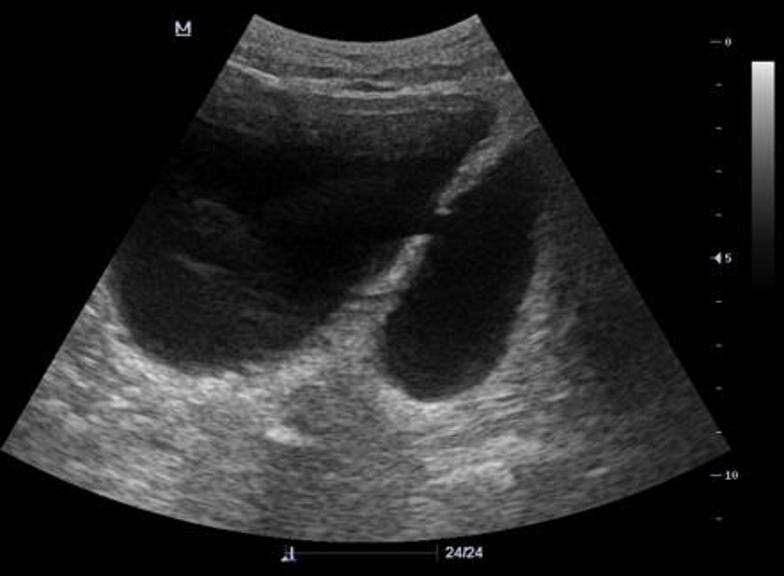
%> input picture New folder/1.jpg, 784 x 576 px
$ octave kidney_main.m   (GNU Octave 9; MATLAB toolbox functions it lacks are replaced by stand-ins)
%> lines starting %> are read from the running program, lines starting %| are printed output that depends on the picture; in (x1, y1, x2, y2) boxes, pixels count from 0 and x2, y2 are one past the last pixel; in counts of white or black regions, pixels touching at a corner belong together; the program's own positions count from 1
%Clear the command window
clc
%clear the variables used in the previous execution
clear all
%close all the open windows
close all
%turn off if any warnings
warning off
% acces the input image from the location
[filename,pathname]=uigetfile('*.*','Pick a MATLAB code file');
%> the answer given: New folder/1.jpg
filename=strcat(pathname,filename);
%read the scanned image
a=imread(filename);
%> a is the input picture: size 576x784x3 uint8; mean R, G, B 38.1, 38.1, 38.2
%a=imread('kidney2.jpg');
%Display the the input image
imshow(a);
title('Input scanned kidney image');
%convert the RGB image into gray for arithmatic operations
b=rgb2gray(a);
figure;
imshow(b);
title('RGB to Gray converted Image');
%pixel information to be showed on the figure window
impixelinfo;
c=b>20;
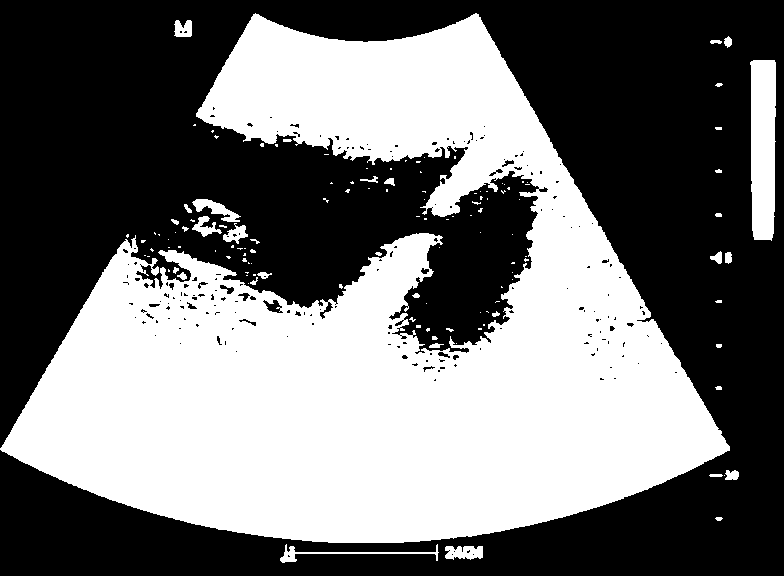
%> c: size 576x784 logical; 45.2% white; 129 white regions (92 under 20 px), largest, box (x1, y1, x2, y2) and area: (0, 13, 730, 543) 195931, (750, 60, 776, 241) 4278, (280, 544, 439, 563) 498
figure;
imshow(c);
title('Adjust the contrast of an image');
%performs a flood-fill operation on background pixels of the input binary image
d=imfill(c,'holes');
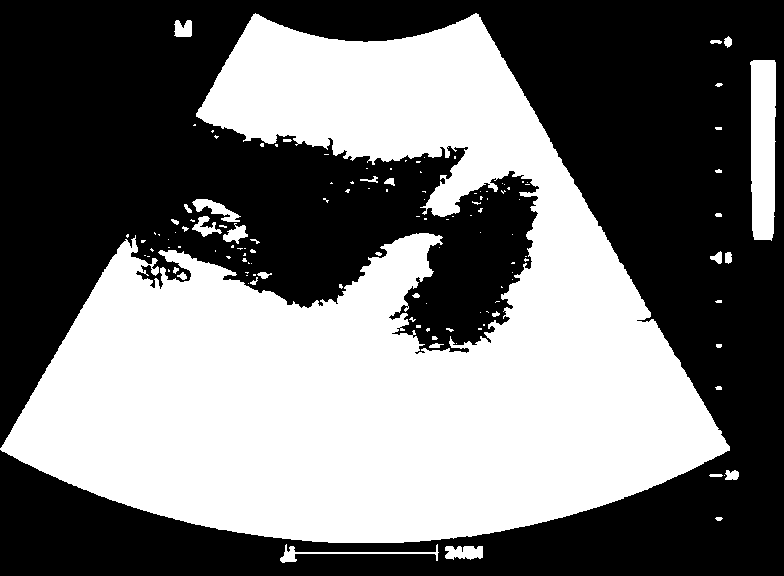
%> d: size 576x784 logical; 45.6% white; 129 white regions (92 under 20 px), largest, box (x1, y1, x2, y2) and area: (0, 13, 730, 543) 197585, (750, 60, 776, 241) 4278, (280, 544, 439, 563) 501
figure;
imshow(d);
title('flood-fill operation on background pixels');
%Remove small objects from binary image
e=bwareaopen(d,1000);
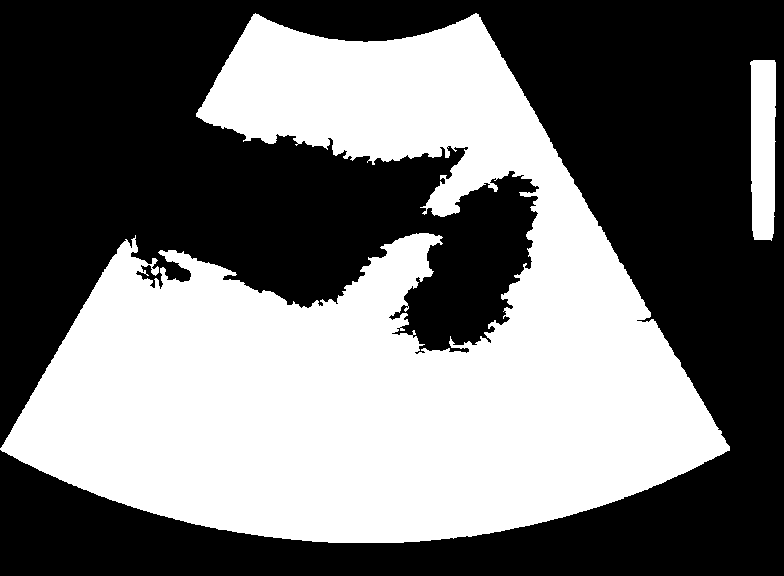
%> e: size 576x784 logical; 44.7% white; 2 white regions, box (x1, y1, x2, y2) and area: (0, 13, 730, 543) 197585, (750, 60, 776, 241) 4278
figure;
imshow(e);
title('Remove small objects from binary image');
%Preprocessing operation, Repeat copies of array
PreprocessedImage=uint8(double(a).*repmat(e,[1 1 3]));
figure;
imshow(PreprocessedImage);
%Adjust image intensity values or colormap
PreprocessedImage=imadjust(PreprocessedImage, [0.3 0.7], [])+50;
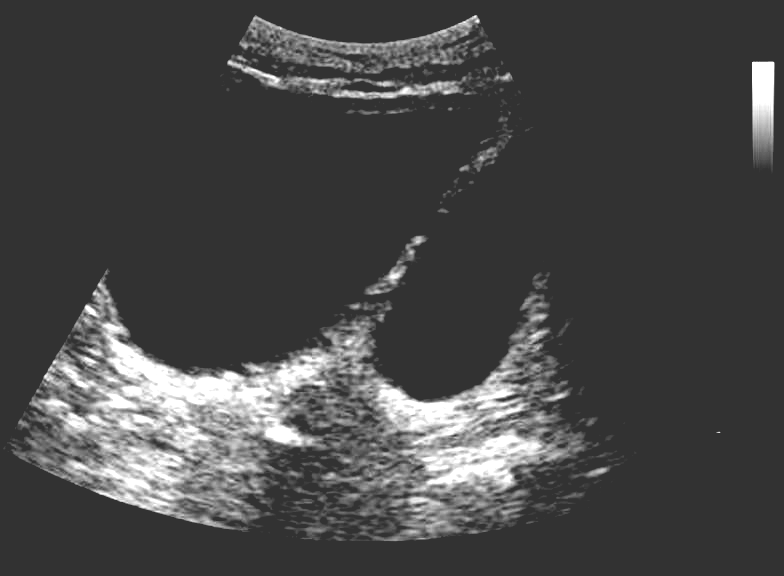
%> PreprocessedImage: size 576x784x3 uint8; mean R, G, B 71.7, 71.7, 71.7
figure;
imshow(PreprocessedImage);
u0=rgb2gray(PreprocessedImage);
figure;
imshow(u0);
m0=medfilt2(u0,[9 9]);
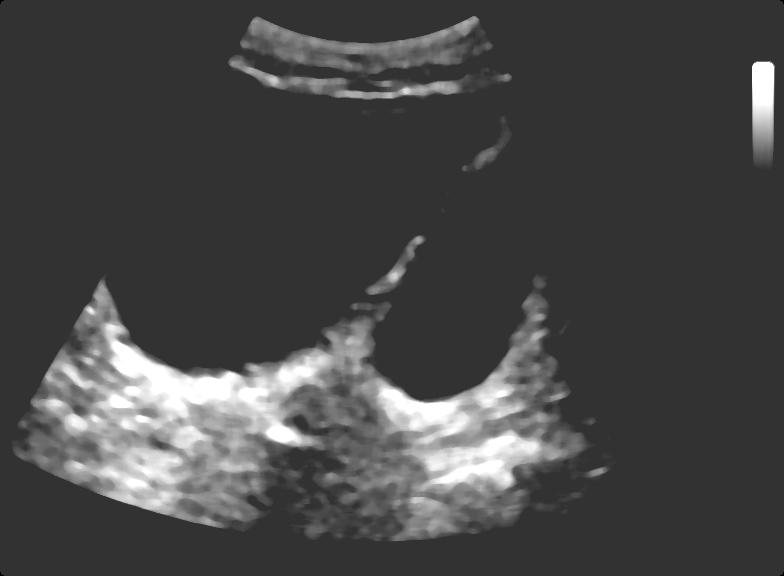
%> m0: size 576x784 uint8; min 0, max 255, mean 71.1
figure;
imshow(m0);
p0=m0>250;
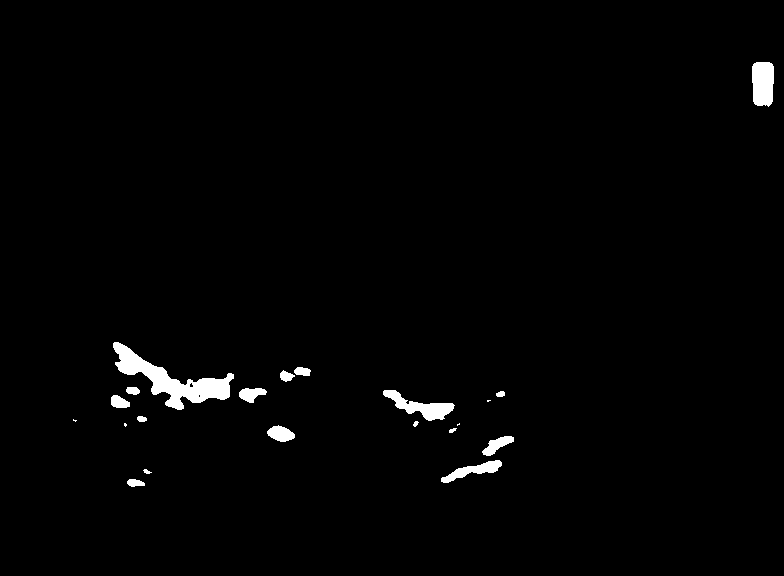
%> p0: size 576x784 logical; 1.5% white; 21 white regions (4 under 20 px), largest, box (x1, y1, x2, y2) and area: (113, 342, 234, 410) 2593, (752, 62, 774, 107) 890, (383, 390, 455, 421) 862
figure;
imshow(p0);
[r c m]=size(p0);
%> r = 576; c = 784; m = 1
x1=r/8;
%> x1 = 72
y1=c/3;
%> y1 = 261.3
row=[x1   x1+300   x1+300   x1];
%> row = [72 372 372 72]
col=[y1   y1        y1+60    y1+60];
%> col = [261.3 261.3 321.3 321.3]
BW=roipoly(p0,row,col);
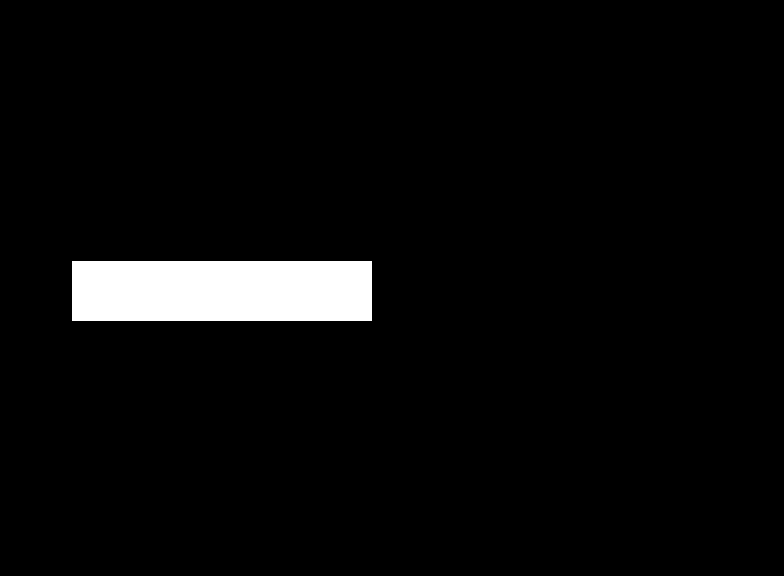
%> BW: size 576x784 logical; 4% white; 1 white region, box (x1, y1, x2, y2) and area: (72, 261, 372, 321) 18000
figure;
imshow(BW);
k=p0.*double(BW);
%> k: size 576x784 double; every value is 0
figure;
imshow(k);
M=bwareaopen(k,4);
%> M: size 576x784 logical; every value is 0
[ya number]=bwlabel(M);
%> number = 0
if(number>=1)
disp('Stone is detected');
else
disp('No stone is detected');
end
